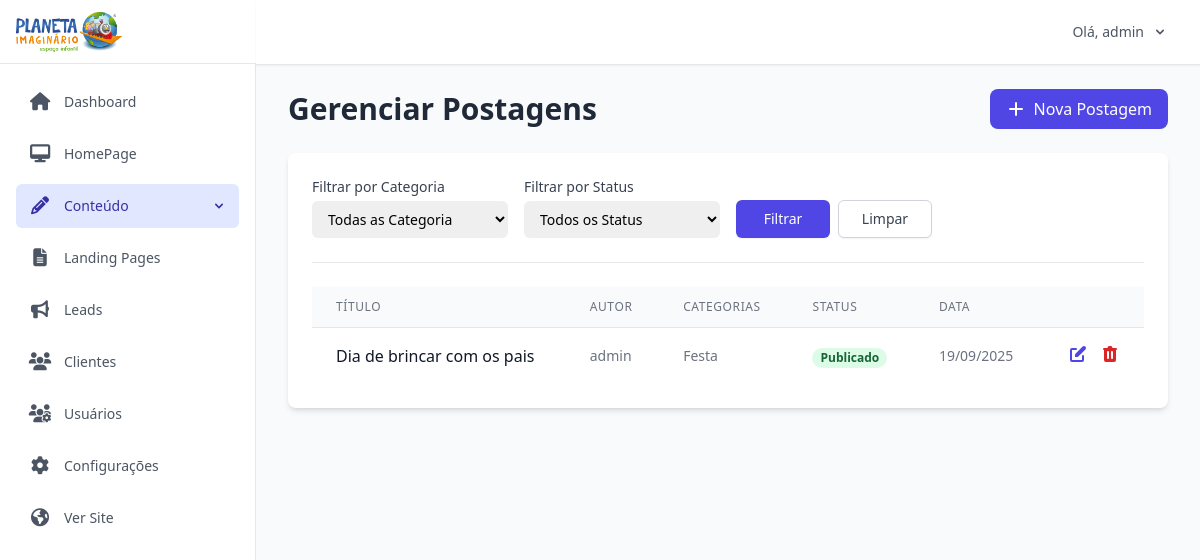
Before: /dashboard/posts (signed in) with the older database file.
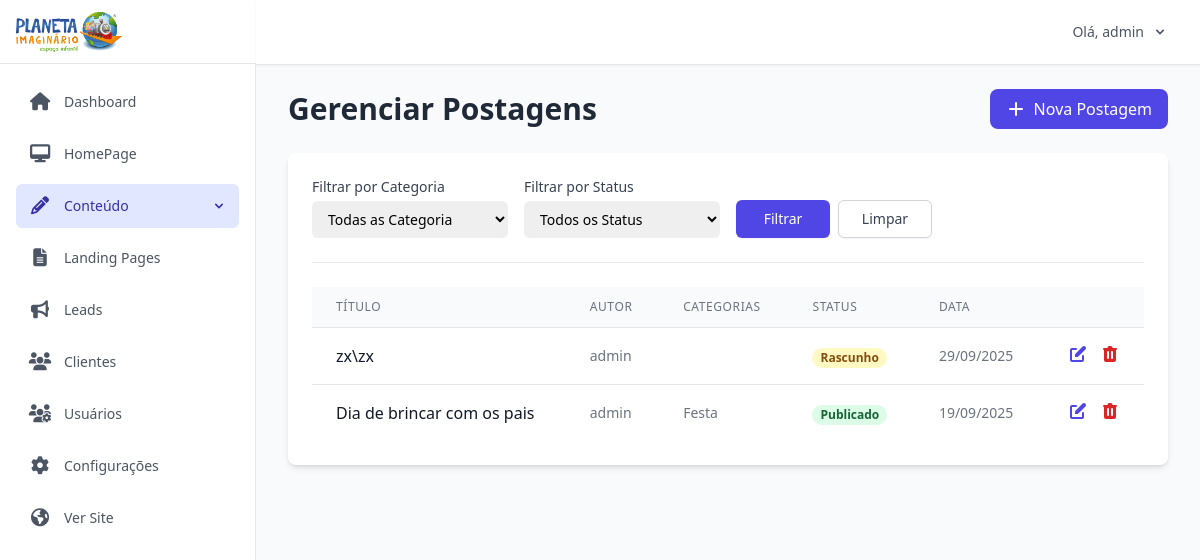
After: the same page with the newer database file.
### app/models.py (models this page shows, shortened)
class User(UserMixin, db.Model):
    id = db.Column(db.Integer, primary_key=True)
    username = db.Column(db.String(64), index=True, unique=True, nullable=False)
    email = db.Column(db.String(120), index=True, unique=True, nullable=False)
    password_hash = db.Column(db.String(256))
    role = db.Column(db.String(20), nullable=False, default='colaborador')
    is_approved = db.Column(db.Boolean, nullable=False, default=False, server_default='f')
    date_of_birth = db.Column(db.Date, nullable=True)
    created_at = db.Column(db.DateTime, default=datetime.utcnow)
    updated_at = db.Column(db.DateTime, default=datetime.utcnow, onupdate=datetime.utcnow)

class Post(db.Model):
    id = db.Column(db.Integer, primary_key=True)
    title = db.Column(db.String(150), nullable=False)
    slug = db.Column(db.String(150), unique=True, nullable=False)
    content = db.Column(db.Text, nullable=False)
    cover_image = db.Column(db.String(100), nullable=True, default='default.jpg') # Armazena o nome do arquivo da imagem
    user_id = db.Column(db.Integer, db.ForeignKey('user.id'))
    author = db.relationship('User', backref='posts')
    video_filename = db.Column(db.String(100), nullable=True)
    gallery_videos = db.relationship('Video', backref='post', lazy=True, cascade="all, delete-orphan")
    categories = db.relationship('Category', secondary=post_categories, lazy='subquery',
        backref=db.backref('posts', lazy=True))
    gallery_images = db.relationship('Image', backref='post', lazy=True, cascade="all, delete-orphan")
    meta_description = db.Column(db.String(160))
    is_published = db.Column(db.Boolean, default=False)
    created_at = db.Column(db.DateTime, default=datetime.utcnow)
    updated_at = db.Column(db.DateTime, default=datetime.utcnow, onupdate=datetime.utcnow)

class Category(db.Model):
    id = db.Column(db.Integer, primary_key=True)
    name = db.Column(db.String(50), unique=True, nullable=False)
    slug = db.Column(db.String(50), unique=True, nullable=False)
    created_at = db.Column(db.DateTime, default=datetime.utcnow)
    updated_at = db.Column(db.DateTime, default=datetime.utcnow, onupdate=datetime.utcnow)

### app/dashboard/routes/post_routes.py (the view)
@bp.route('/posts')
@login_required
def list_posts():
    page = request.args.get('page', 1, type=int)
    query = Post.query
    category_filter = request.args.get('category', type=int)
    if category_filter:
        query = query.join(Post.categories).filter(Category.id == category_filter)
    status_filter = request.args.get('status')
    if status_filter == 'published':
        query = query.filter(Post.is_published == True)
    elif status_filter == 'draft':
        query = query.filter(Post.is_published == False)
    posts_pagination = query.order_by(Post.created_at.desc()).paginate(
        page=page, per_page=10, error_out=False
    )
    all_categories = Category.query.order_by(Category.name).all()
    active_filters = {'category': category_filter, 'status': status_filter}
    return render_template('dashboard/posts.html',
                           posts_pagination=posts_pagination,
                           all_categories=all_categories,
                           filters=active_filters)

### app/dashboard/routes/general_routes.py (called while the page is built)
@bp.app_context_processor
def inject_global_variables():
    try:
        published_landing_pages = LandingPage.query.filter_by(is_published=True).order_by(LandingPage.title).all()
        site_settings = Settings.query.first()
        active_popup = Popup.query.filter_by(is_active=True).first()
        return dict(
            nav_landing_pages=published_landing_pages,
            site_settings=site_settings,
            active_popup=active_popup
        )
    except Exception as e:
        print(f"Erro ao injetar variáveis globais: {e}")
        return dict(nav_landing_pages=[], site_settings=None, active_popup=None)

### app/main/routes.py (called while the page is built)
@bp.app_context_processor
def inject_global_variables():
    try:
        published_landing_pages = LandingPage.query.filter_by(is_published=True).order_by(LandingPage.title).all()
        site_settings = Settings.query.first()
        return dict(
            nav_landing_pages=published_landing_pages,
            site_settings=site_settings
        )
    except Exception as e:
        print(f"Erro ao injetar variáveis globais: {e}")
        return dict(
            nav_landing_pages=[],
            site_settings=None
        )

### app/templates/dashboard/posts.html (shortened to what this page needs)
{% extends "dashboard/dashboard_base.html" %}
{% block dashboard_content %}
<div class="flex justify-between items-center mb-6">
    <h1 class="text-3xl font-bold text-gray-800">Gerenciar Postagens</h1>
    <a href="{{ url_for('dashboard.add_post') }}" class="bg-indigo-600 text-white px-4 py-2 rounded-lg hover:bg-indigo-700 flex items-center space-x-2">
        <svg xmlns="http://www.w3.org/2000/svg" class="h-5 w-5" viewBox="0 0 20 20" fill="currentColor"><path fill-rule="evenodd" d="M10 3a1 1 0 011 1v5h5a1 1 0 110 2h-5v5a1 1 0 11-2 0v-5H4a1 1 0 110-2h5V4a1 1 0 011-1z" clip-rule="evenodd" /></svg>
        <span>Nova Postagem</span>
    </a>
</div>
<div class="bg-white p-6 rounded-lg shadow-md">
    <form method="GET" action="{{ url_for('dashboard.list_posts') }}" class="grid grid-cols-1 md:grid-cols-4 gap-4 mb-6 pb-6 border-b">
        <div>
            <label for="category" class="block text-sm font-medium text-gray-700">Filtrar por Categoria</label>
            <select id="category" name="category" class="mt-1 block w-full pl-3 pr-10 py-2 text-base border-gray-300 focus:outline-none focus:ring-indigo-500 focus:border-indigo-500 sm:text-sm rounded-md">
                <option value="">Todas as Categorias</option>
            </select>
        </div>
        <div>
            <label for="status" class="block text-sm font-medium text-gray-700">Filtrar por Status</label>
            <select id="status" name="status" class="mt-1 block w-full pl-3 pr-10 py-2 text-base border-gray-300 focus:outline-none focus:ring-indigo-500 focus:border-indigo-500 sm:text-sm rounded-md">
                <option value="" {% if not filters.status %}selected{% endif %}>Todos os Status</option>
            </select>
        </div>
        <div class="flex items-end space-x-2">
            <button type="submit" class="w-full inline-flex justify-center py-2 px-4 border border-transparent shadow-sm text-sm font-medium rounded-md text-white bg-indigo-600 hover:bg-indigo-700">Filtrar</button>
            <a href="{{ url_for('dashboard.list_posts') }}" class="w-full inline-flex justify-center py-2 px-4 border border-gray-300 shadow-sm text-sm font-medium rounded-md text-gray-700 bg-white hover:bg-gray-50">Limpar</a>
        </div>
    </form>
    <div class="overflow-x-auto">
        <table class="min-w-full divide-y divide-gray-200">
            <thead class="bg-gray-50">
                <tr>
                    <th scope="col" class="px-6 py-3 text-left text-xs font-medium text-gray-500 uppercase tracking-wider">Título</th>
                    <th scope="col" class="px-6 py-3 text-left text-xs font-medium text-gray-500 uppercase tracking-wider">Autor</th>
                    <th scope="col" class="px-6 py-3 text-left text-xs font-medium text-gray-500 uppercase tracking-wider">Categorias</th>
                    <th scope="col" class="px-6 py-3 text-left text-xs font-medium text-gray-500 uppercase tracking-wider">Status</th>
                    <th scope="col" class="px-6 py-3 text-left text-xs font-medium text-gray-500 uppercase tracking-wider">Data</th>
                    <th scope="col" class="relative px-6 py-3"><span class="sr-only">Ações</span></th>
                </tr>
            </thead>
            <tbody class="bg-white divide-y divide-gray-200">
                {% for post in posts_pagination.items %}
                <tr>
                    <td class="px-6 py-4 whitespace-nowrap"><div class="font-medium text-gray-900">{{ post.title|truncate(40) }}</div></td>
                    <td class="px-6 py-4 whitespace-nowrap text-sm text-gray-500">{{ post.author.username }}</td>
                    <td class="px-6 py-4 whitespace-nowrap text-sm text-gray-500">{% for cat in post.categories %}{{ cat.name }}{% if not loop.last %}, {% endif %}{% endfor %}</td>
                    <td class="px-6 py-4 whitespace-nowrap">
                        {% if post.is_published %}
                            <span class="px-2 inline-flex text-xs leading-5 font-semibold rounded-full bg-green-100 text-green-800">Publicado</span>
                        {% else %}
                            <span class="px-2 inline-flex text-xs leading-5 font-semibold rounded-full bg-yellow-100 text-yellow-800">Rascunho</span>
                        {% endif %}
                    </td>
                    <td class="px-6 py-4 whitespace-nowrap text-sm text-gray-500">{{ post.created_at.strftime('%d/%m/%Y') }}</td>
                    <td class="px-6 py-4 whitespace-nowrap text-right text-sm font-medium flex items-center justify-end space-x-3">
                        <a href="{{ url_for('dashboard.edit_post', post_id=post.id) }}" class="text-indigo-600 hover:text-indigo-900" title="Editar">
                        </a>
                        <button @click="deleteUrl = '{{ url_for('dashboard.delete_post', post_id=post.id) }}'; deleteModalOpen = true" class="text-red-600 hover:text-red-900" title="Excluir">
                        </button>
                    </td>
                </tr>
                {% else %}
                <tr>
                    <td colspan="6" class="px-6 py-10 text-center text-gray-500">Nenhuma postagem encontrada com os filtros aplicados.</td>
                </tr>
                {% endfor %}
            </tbody>
        </table>
    </div>
</div>
{% endblock %}

### app/templates/dashboard/dashboard_base.html (shortened to what this page needs)
{% extends "base.html" %}
{% block content %}
<div x-data="{ mobileMenuOpen: false, contentMenuOpen: false, userMenuOpen: false, deleteModalOpen: false, deleteUrl: '' }" class="min-h-screen bg-gray-50 md:flex">
    <div class="hidden md:flex md:flex-shrink-0">
        <div class="flex flex-col w-64">
            <div class="flex items-center h-16 flex-shrink-0 px-4 bg-white border-b border-gray-200">
                <img class="h-10 w-auto" src="{{ url_for('static', filename='images/logo-planeta.webp') }}" alt="Logo Planeta Imaginário">
            </div>
            <div class="flex-1 flex flex-col overflow-y-auto bg-white border-r border-gray-200">
                <nav class="flex-1 px-4 py-4 space-y-2">
                    <a href="{{ url_for('dashboard.index') }}" class="{% if request.endpoint == 'dashboard.index' %}bg-indigo-100 text-indigo-800{% else %}text-gray-600 hover:bg-gray-100{% endif %} group flex items-center px-3 py-2 text-sm font-medium rounded-md">
                        <i class="fas fa-home mr-3 text-lg w-6 text-center"></i> Dashboard
                    </a>
                    <a href="{{ url_for('dashboard.edit_homepage') }}" class="{% if 'edit_homepage' in request.endpoint %}bg-indigo-100 text-indigo-800{% else %}text-gray-600 hover:bg-gray-100{% endif %} group flex items-center px-3 py-2 text-sm font-medium rounded-md">
                        <i class="fas fa-desktop mr-3 text-lg w-6 text-center"></i> HomePage
                    </a>
                    <div @click.away="contentMenuOpen = false" class="relative">
                        <button @click="contentMenuOpen = !contentMenuOpen" class="w-full text-left {% if 'post' in request.endpoint or 'category' in request.endpoint or 'popup' in request.endpoint %}bg-indigo-100 text-indigo-800{% else %}text-gray-600 hover:bg-gray-100{% endif %} group flex items-center px-3 py-2 text-sm font-medium rounded-md">
                            <i class="fas fa-pencil-alt mr-3 text-lg w-6 text-center"></i>
                            <span class="flex-1">Conteúdo</span>
                            <svg class="w-4 h-4 ml-2 transform transition-transform" :class="{'rotate-180': contentMenuOpen}" fill="currentColor" viewBox="0 0 20 20"><path fill-rule="evenodd" d="M5.293 7.293a1 1 0 011.414 0L10 10.586l3.293-3.293a1 1 0 111.414 1.414l-4 4a1 1 0 01-1.414 0l-4-4a1 1 0 010-1.414z" clip-rule="evenodd"></path></svg>
                        </button>
                    </div>
                    <a href="{{ url_for('dashboard.list_landing_pages') }}" class="{% if 'landing' in request.endpoint %}bg-indigo-100 text-indigo-800{% else %}text-gray-600 hover:bg-gray-100{% endif %} group flex items-center px-3 py-2 text-sm font-medium rounded-md">
                        <i class="fas fa-file-alt mr-3 text-lg w-6 text-center"></i> Landing Pages
                    </a>
                    <a href="{{ url_for('dashboard.leads') }}" class="{% if 'leads' in request.endpoint %}bg-indigo-100 text-indigo-800{% else %}text-gray-600 hover:bg-gray-100{% endif %} group flex items-center px-3 py-2 text-sm font-medium rounded-md">
                        <i class="fas fa-bullhorn mr-3 text-lg w-6 text-center"></i> Leads
                    </a>
                    <a href="{{ url_for('dashboard.list_clients') }}" class="{% if 'client' in request.endpoint %}bg-indigo-100 text-indigo-800{% else %}text-gray-600 hover:bg-gray-100{% endif %} group flex items-center px-3 py-2 text-sm font-medium rounded-md">
                        <i class="fas fa-users mr-3 text-lg w-6 text-center"></i> Clientes
                    </a>
                    <a href="{{ url_for('dashboard.list_users') }}" class="{% if 'user' in request.endpoint %}bg-indigo-100 text-indigo-800{% else %}text-gray-600 hover:bg-gray-100{% endif %} group flex items-center px-3 py-2 text-sm font-medium rounded-md">
                        <i class="fas fa-users-cog mr-3 text-lg w-6 text-center"></i> Usuários
                    </a>
                    <a href="{{ url_for('dashboard.settings') }}" class="{% if 'settings' in request.endpoint %}bg-indigo-100 text-indigo-800{% else %}text-gray-600 hover:bg-gray-100{% endif %} group flex items-center px-3 py-2 text-sm font-medium rounded-md">
                        <i class="fas fa-cog mr-3 text-lg w-6 text-center"></i> Configurações
                    </a>
                    <a href="{{ url_for('main.index') }}" target="_blank" class="text-gray-600 hover:bg-gray-100 group flex items-center px-3 py-2 text-sm font-medium rounded-md">
                        <i class="fas fa-globe-americas mr-3 text-lg w-6 text-center"></i> Ver Site
                    </a>
                </nav>
            </div>
        </div>
    </div>
    <div class="flex flex-col flex-1">
        <header class="sticky top-0 z-10 bg-white shadow-sm border-b border-gray-200">
            <div class="container mx-auto px-4 sm:px-6 lg:px-8">
                <div class="flex justify-between items-center h-16">
                    <div @click.away="userMenuOpen = false" class="relative">
                        <button @click="userMenuOpen = !userMenuOpen" class="flex items-center space-x-2 text-gray-600 text-sm hover:text-indigo-600">
                            <span>Olá, {{ current_user.username }}</span>
                            <svg class="w-4 h-4" fill="currentColor" viewBox="0 0 20 20"><path fill-rule="evenodd" d="M5.293 7.293a1 1 0 011.414 0L10 10.586l3.293-3.293a1 1 0 111.414 1.414l-4 4a1 1 0 01-1.414 0l-4-4a1 1 0 010-1.414z" clip-rule="evenodd"></path></svg>
                        </button>
                    </div>
                </div>
            </div>
        </header>
        <main class="flex-1">
            <div class="container mx-auto px-4 sm:px-6 lg:px-8 py-6">
                {% block dashboard_content %}{% endblock %}
            </div>
        </main>
    </div>
</div>
{% endblock %}

### app/templates/base.html (shortened to what this page needs)
<!DOCTYPE html>
<html lang="pt-BR">
<head>
    <script src="https://cdn.tailwindcss.com"></script>
    <link href="https://cdn.jsdelivr.net/npm/tom-select@2.2.2/dist/css/tom-select.css" rel="stylesheet">
    <link rel="stylesheet" href="https://cdnjs.cloudflare.com/ajax/libs/font-awesome/6.5.2/css/all.min.css" />
    <link href="https://cdn.jsdelivr.net/npm/quill@2.0.2/dist/quill.snow.css" rel="stylesheet">
</head>
<body class="bg-gray-100">
    {% block content %}{% endblock %}
</body>
</html>

Changed rows visible on the page:
added Post: title "zx\\zx", author.username "admin", is_published "Rascunho", created_at "29/09/2025"
